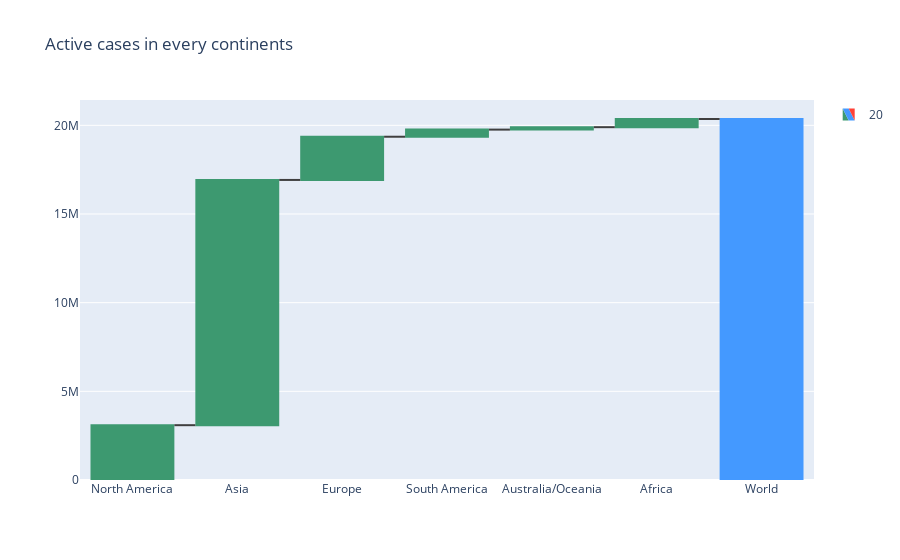

Write notebook code for a chart like this one.
### Markdown cell above
Active Cases

### Code cell
fig = go.Figure(go.Waterfall(
    name = "20", orientation = "v",
    measure = ["relative", "relative", "relative","relative", "relative", "relative", "total"],
    x = covid19_df_wf['continent'],
    textposition = "outside",
    y = covid19_df_wf['activecases'],
    connector = {"line":{"color":"rgb(63, 63, 63)"}},
))

fig.update_layout(
        title = "Active cases in every continents",
        showlegend = True
)

fig.show()

### Figure 1 — Plotly figure (JSON) as saved in the notebook; plotly's stock layout.template omitted (floating-point values rounded to 4 significant figures)
{"data": [{"connector": {"line": {"color": "rgb(63, 63, 63)"}}, "measure": ["relative", "relative", "relative", "relative", "relative", "relative", "total"], "name": "20", "orientation": "v", "textposition": "outside", "type": "waterfall", "x": ["North America", "Asia", "Europe", "South America", "Australia/Oceania", "Africa", "World"], "y": [3090597, 13830336, 2436955, 401184, 137248, 461351, null]}], "layout": {"showlegend": true, "title": {"text": "Active cases in every continents"}}}
